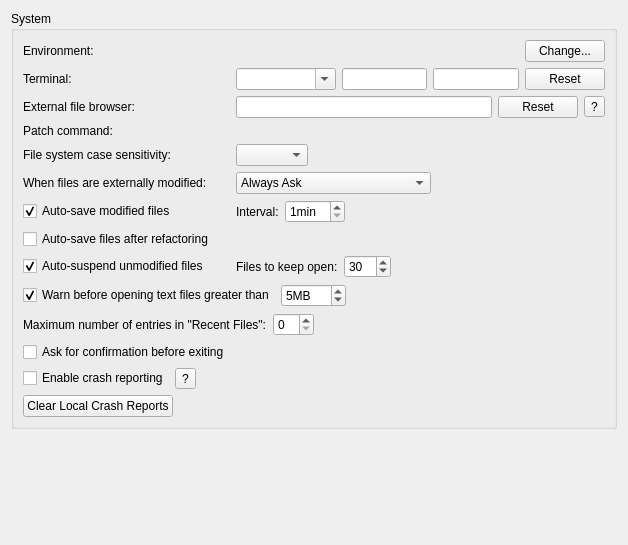
<?xml version="1.0" encoding="UTF-8"?>
<ui version="4.0">
 <class>Orca::Plugin::Core::SystemSettings</class>
 <widget class="QWidget" name="Orca::Plugin::Core::SystemSettings">
  <property name="geometry">
   <rect>
    <x>0</x>
    <y>0</y>
    <width>628</width>
    <height>545</height>
   </rect>
  </property>
  <layout class="QVBoxLayout" name="verticalLayout">
   <item>
    <widget class="QGroupBox" name="systemBox">
     <property name="title">
      <string>System</string>
     </property>
     <layout class="QGridLayout" name="gridLayout">
      <item row="1" column="0">
       <widget class="QLabel" name="terminalLabel">
        <property name="text">
         <string>Terminal:</string>
        </property>
       </widget>
      </item>
      <item row="4" column="1" colspan="2">
       <widget class="QWidget" name="fileSystemCaseSensitivityWidget" native="true">
        <layout class="QHBoxLayout" name="horizontalLayout">
         <property name="leftMargin">
          <number>0</number>
         </property>
         <property name="topMargin">
          <number>0</number>
         </property>
         <property name="rightMargin">
          <number>0</number>
         </property>
         <property name="bottomMargin">
          <number>0</number>
         </property>
         <item>
          <widget class="QComboBox" name="fileSystemCaseSensitivityChooser"/>
         </item>
         <item>
          <spacer name="fileSystemCaseSensitivitySpacer">
           <property name="orientation">
            <enum>Qt::Horizontal</enum>
           </property>
           <property name="sizeHint" stdset="0">
            <size>
             <width>202</width>
             <height>20</height>
            </size>
           </property>
          </spacer>
         </item>
        </layout>
       </widget>
      </item>
      <item row="4" column="0">
       <widget class="QLabel" name="fileSystemCaseSensitivityLabel">
        <property name="toolTip">
         <string>Influences how file names are matched to decide if they are the same.</string>
        </property>
        <property name="text">
         <string>File system case sensitivity:</string>
        </property>
       </widget>
      </item>
      <item row="8" column="1" colspan="2">
       <layout class="QHBoxLayout" name="horizontalLayout_3">
        <item>
         <widget class="QLabel" name="autoSuspendLabel">
          <property name="toolTip">
           <string>Minimum number of open documents that should be kept in memory. Increasing this number will lead to greater resource usage when not manually closing documents.</string>
          </property>
          <property name="text">
           <string>Files to keep open:</string>
          </property>
         </widget>
        </item>
        <item>
         <widget class="QSpinBox" name="autoSuspendMinDocumentCount">
          <property name="minimum">
           <number>1</number>
          </property>
          <property name="maximum">
           <number>500</number>
          </property>
          <property name="value">
           <number>30</number>
          </property>
         </widget>
        </item>
        <item>
         <spacer name="horizontalSpacer_2">
          <property name="orientation">
           <enum>Qt::Horizontal</enum>
          </property>
          <property name="sizeHint" stdset="0">
           <size>
            <width>40</width>
            <height>20</height>
           </size>
          </property>
         </spacer>
        </item>
       </layout>
      </item>
      <item row="2" column="1" colspan="2">
       <widget class="QWidget" name="externalFileBrowserWidget" native="true">
        <layout class="QHBoxLayout" name="horizontalLayout_9">
         <property name="leftMargin">
          <number>0</number>
         </property>
         <property name="topMargin">
          <number>0</number>
         </property>
         <property name="rightMargin">
          <number>0</number>
         </property>
         <property name="bottomMargin">
          <number>0</number>
         </property>
         <item>
          <widget class="QLineEdit" name="externalFileBrowserEdit"/>
         </item>
         <item>
          <widget class="QPushButton" name="resetFileBrowserButton">
           <property name="toolTip">
            <string comment="File Browser">Reset to default.</string>
           </property>
           <property name="text">
            <string>Reset</string>
           </property>
          </widget>
         </item>
         <item>
          <widget class="QToolButton" name="helpExternalFileBrowserButton">
           <property name="text">
            <string>?</string>
           </property>
          </widget>
         </item>
        </layout>
       </widget>
      </item>
      <item row="10" column="0" colspan="2">
       <widget class="QLabel" name="maxRecentFilesLabel">
        <property name="text">
         <string>Maximum number of entries in &quot;Recent Files&quot;:</string>
        </property>
       </widget>
      </item>
      <item row="8" column="0">
       <widget class="QCheckBox" name="autoSuspendCheckBox">
        <property name="toolTip">
         <string>Automatically free resources of old documents that are not visible and not modified. They stay visible in the list of open documents.</string>
        </property>
        <property name="text">
         <string>Auto-suspend unmodified files</string>
        </property>
        <property name="checked">
         <bool>true</bool>
        </property>
       </widget>
      </item>
      <item row="10" column="2">
       <layout class="QHBoxLayout" name="horizontalLayout_6">
        <item>
         <widget class="QSpinBox" name="maxRecentFilesSpinBox"/>
        </item>
        <item>
         <spacer name="horizontalSpacer_8">
          <property name="orientation">
           <enum>Qt::Horizontal</enum>
          </property>
          <property name="sizeHint" stdset="0">
           <size>
            <width>40</width>
            <height>20</height>
           </size>
          </property>
         </spacer>
        </item>
       </layout>
      </item>
      <item row="0" column="0">
       <widget class="QLabel" name="environmentLabel">
        <property name="text">
         <string>Environment:</string>
        </property>
       </widget>
      </item>
      <item row="5" column="0">
       <widget class="QLabel" name="modifiedLabel">
        <property name="text">
         <string>When files are externally modified:</string>
        </property>
       </widget>
      </item>
      <item row="12" column="0" colspan="3">
       <layout class="QHBoxLayout" name="horizontalLayout_10">
        <item>
         <widget class="QCheckBox" name="enableCrashReportingCheckBox">
          <property name="toolTip">
           <string>Allow crashes to be automatically reported. Collected reports are used for the sole purpose of fixing bugs.</string>
          </property>
          <property name="text">
           <string>Enable crash reporting</string>
          </property>
         </widget>
        </item>
        <item>
         <widget class="QToolButton" name="helpCrashReportingButton">
          <property name="text">
           <string>?</string>
          </property>
         </widget>
        </item>
        <item>
         <spacer name="horizontalSpacer">
          <property name="orientation">
           <enum>Qt::Horizontal</enum>
          </property>
          <property name="sizeHint" stdset="0">
           <size>
            <width>40</width>
            <height>20</height>
           </size>
          </property>
         </spacer>
        </item>
       </layout>
      </item>
      <item row="9" column="0" colspan="3">
       <layout class="QHBoxLayout" name="horizontalLayout_4">
        <item>
         <widget class="QCheckBox" name="warnBeforeOpeningBigFiles">
          <property name="text">
           <string>Warn before opening text files greater than</string>
          </property>
          <property name="checked">
           <bool>true</bool>
          </property>
         </widget>
        </item>
        <item>
         <widget class="QSpinBox" name="bigFilesLimitSpinBox">
          <property name="suffix">
           <string>MB</string>
          </property>
          <property name="minimum">
           <number>1</number>
          </property>
          <property name="maximum">
           <number>500</number>
          </property>
          <property name="value">
           <number>5</number>
          </property>
         </widget>
        </item>
        <item>
         <spacer name="horizontalSpacer_4">
          <property name="orientation">
           <enum>Qt::Horizontal</enum>
          </property>
          <property name="sizeHint" stdset="0">
           <size>
            <width>40</width>
            <height>20</height>
           </size>
          </property>
         </spacer>
        </item>
       </layout>
      </item>
      <item row="1" column="1" colspan="2">
       <widget class="QWidget" name="terminalWidget" native="true">
        <layout class="QHBoxLayout" name="horizontalLayout_8">
         <property name="leftMargin">
          <number>0</number>
         </property>
         <property name="topMargin">
          <number>0</number>
         </property>
         <property name="rightMargin">
          <number>0</number>
         </property>
         <property name="bottomMargin">
          <number>0</number>
         </property>
         <item>
          <widget class="QComboBox" name="terminalComboBox">
           <property name="sizePolicy">
            <sizepolicy hsizetype="Ignored" vsizetype="Fixed">
             <horstretch>3</horstretch>
             <verstretch>0</verstretch>
            </sizepolicy>
           </property>
           <property name="minimumSize">
            <size>
             <width>100</width>
             <height>0</height>
            </size>
           </property>
           <property name="editable">
            <bool>true</bool>
           </property>
          </widget>
         </item>
         <item>
          <widget class="QLineEdit" name="terminalOpenArgs"/>
         </item>
         <item>
          <widget class="QLineEdit" name="terminalExecuteArgs">
           <property name="toolTip">
            <string>Command line arguments used for &quot;Run in terminal&quot;.</string>
           </property>
          </widget>
         </item>
         <item>
          <widget class="QPushButton" name="resetTerminalButton">
           <property name="toolTip">
            <string comment="Terminal">Reset to default.</string>
           </property>
           <property name="text">
            <string>Reset</string>
           </property>
          </widget>
         </item>
        </layout>
       </widget>
      </item>
      <item row="3" column="0">
       <widget class="QLabel" name="patchCommandLabel">
        <property name="text">
         <string>Patch command:</string>
        </property>
       </widget>
      </item>
      <item row="3" column="1" colspan="2">
       <widget class="Utils::PathChooser" name="patchChooser" native="true"/>
      </item>
      <item row="0" column="1" colspan="2">
       <widget class="QWidget" name="environmentWidget" native="true">
        <layout class="QHBoxLayout" name="environmentLayout">
         <property name="leftMargin">
          <number>0</number>
         </property>
         <property name="topMargin">
          <number>0</number>
         </property>
         <property name="rightMargin">
          <number>0</number>
         </property>
         <property name="bottomMargin">
          <number>0</number>
         </property>
         <item>
          <widget class="Utils::ElidingLabel" name="environmentChangesLabel">
           <property name="sizePolicy">
            <sizepolicy hsizetype="Expanding" vsizetype="Preferred">
             <horstretch>5</horstretch>
             <verstretch>0</verstretch>
            </sizepolicy>
           </property>
           <property name="text">
            <string/>
           </property>
          </widget>
         </item>
         <item>
          <widget class="QPushButton" name="environmentButton">
           <property name="sizePolicy">
            <sizepolicy hsizetype="Fixed" vsizetype="Fixed">
             <horstretch>0</horstretch>
             <verstretch>0</verstretch>
            </sizepolicy>
           </property>
           <property name="text">
            <string>Change...</string>
           </property>
          </widget>
         </item>
        </layout>
       </widget>
      </item>
      <item row="11" column="0">
       <layout class="QHBoxLayout" name="horizontalLayout_7">
        <item>
         <widget class="QCheckBox" name="askBeforeExitCheckBox">
          <property name="text">
           <string>Ask for confirmation before exiting</string>
          </property>
         </widget>
        </item>
       </layout>
      </item>
      <item row="5" column="1" colspan="2">
       <layout class="QHBoxLayout" name="horizontalLayout_2">
        <item>
         <widget class="QComboBox" name="reloadBehavior">
          <property name="currentIndex">
           <number>0</number>
          </property>
          <item>
           <property name="text">
            <string>Always Ask</string>
           </property>
          </item>
          <item>
           <property name="text">
            <string>Reload All Unchanged Editors</string>
           </property>
          </item>
          <item>
           <property name="text">
            <string>Ignore Modifications</string>
           </property>
          </item>
         </widget>
        </item>
        <item>
         <spacer name="horizontalSpacer_3">
          <property name="orientation">
           <enum>Qt::Horizontal</enum>
          </property>
          <property name="sizeHint" stdset="0">
           <size>
            <width>40</width>
            <height>20</height>
           </size>
          </property>
         </spacer>
        </item>
       </layout>
      </item>
      <item row="2" column="0">
       <widget class="QLabel" name="externalFileBrowserLabel">
        <property name="text">
         <string>External file browser:</string>
        </property>
       </widget>
      </item>
      <item row="6" column="0">
       <widget class="QCheckBox" name="autoSaveCheckBox">
        <property name="text">
         <string>Auto-save modified files</string>
        </property>
        <property name="checked">
         <bool>true</bool>
        </property>
       </widget>
      </item>
      <item row="13" column="0">
       <layout class="QHBoxLayout" name="horizontalLayout_11">
        <item>
         <widget class="QPushButton" name="clearCrashReportsButton">
          <property name="text">
           <string>Clear Local Crash Reports</string>
          </property>
         </widget>
        </item>
        <item>
         <widget class="QLabel" name="crashReportsSizeText">
          <property name="text">
           <string/>
          </property>
         </widget>
        </item>
       </layout>
      </item>
      <item row="6" column="1" colspan="2">
       <layout class="QHBoxLayout" name="horizontalLayout_5">
        <item>
         <widget class="QLabel" name="autoSaveIntervalLabel">
          <property name="text">
           <string>Interval:</string>
          </property>
         </widget>
        </item>
        <item>
         <widget class="QSpinBox" name="autoSaveInterval">
          <property name="suffix">
           <string extracomment="unit for minutes">min</string>
          </property>
          <property name="minimum">
           <number>1</number>
          </property>
         </widget>
        </item>
        <item>
         <spacer name="horizontalSpacer_5">
          <property name="orientation">
           <enum>Qt::Horizontal</enum>
          </property>
          <property name="sizeHint" stdset="0">
           <size>
            <width>40</width>
            <height>20</height>
           </size>
          </property>
         </spacer>
        </item>
       </layout>
      </item>
      <item row="7" column="0">
       <widget class="QCheckBox" name="autoSaveRefactoringCheckBox">
        <property name="text">
         <string>Auto-save files after refactoring</string>
        </property>
       </widget>
      </item>
     </layout>
    </widget>
   </item>
   <item>
    <spacer name="verticalSpacer">
     <property name="orientation">
      <enum>Qt::Vertical</enum>
     </property>
     <property name="sizeHint" stdset="0">
      <size>
       <width>20</width>
       <height>30</height>
      </size>
     </property>
    </spacer>
   </item>
  </layout>
 </widget>
 <customwidgets>
  <customwidget>
   <class>Utils::PathChooser</class>
   <extends>QWidget</extends>
   <header location="global">utils/pathchooser.hpp</header>
   <container>1</container>
   <slots>
    <signal>editingFinished()</signal>
    <signal>browsingFinished()</signal>
   </slots>
  </customwidget>
  <customwidget>
   <class>Utils::ElidingLabel</class>
   <extends>QLabel</extends>
   <header location="global">utils/elidinglabel.hpp</header>
  </customwidget>
 </customwidgets>
 <tabstops>
  <tabstop>resetTerminalButton</tabstop>
  <tabstop>externalFileBrowserEdit</tabstop>
  <tabstop>resetFileBrowserButton</tabstop>
  <tabstop>helpExternalFileBrowserButton</tabstop>
  <tabstop>reloadBehavior</tabstop>
  <tabstop>autoSaveCheckBox</tabstop>
  <tabstop>autoSaveInterval</tabstop>
  <tabstop>autoSuspendCheckBox</tabstop>
  <tabstop>autoSuspendMinDocumentCount</tabstop>
  <tabstop>warnBeforeOpeningBigFiles</tabstop>
  <tabstop>bigFilesLimitSpinBox</tabstop>
 </tabstops>
 <resources/>
 <connections/>
</ui>
